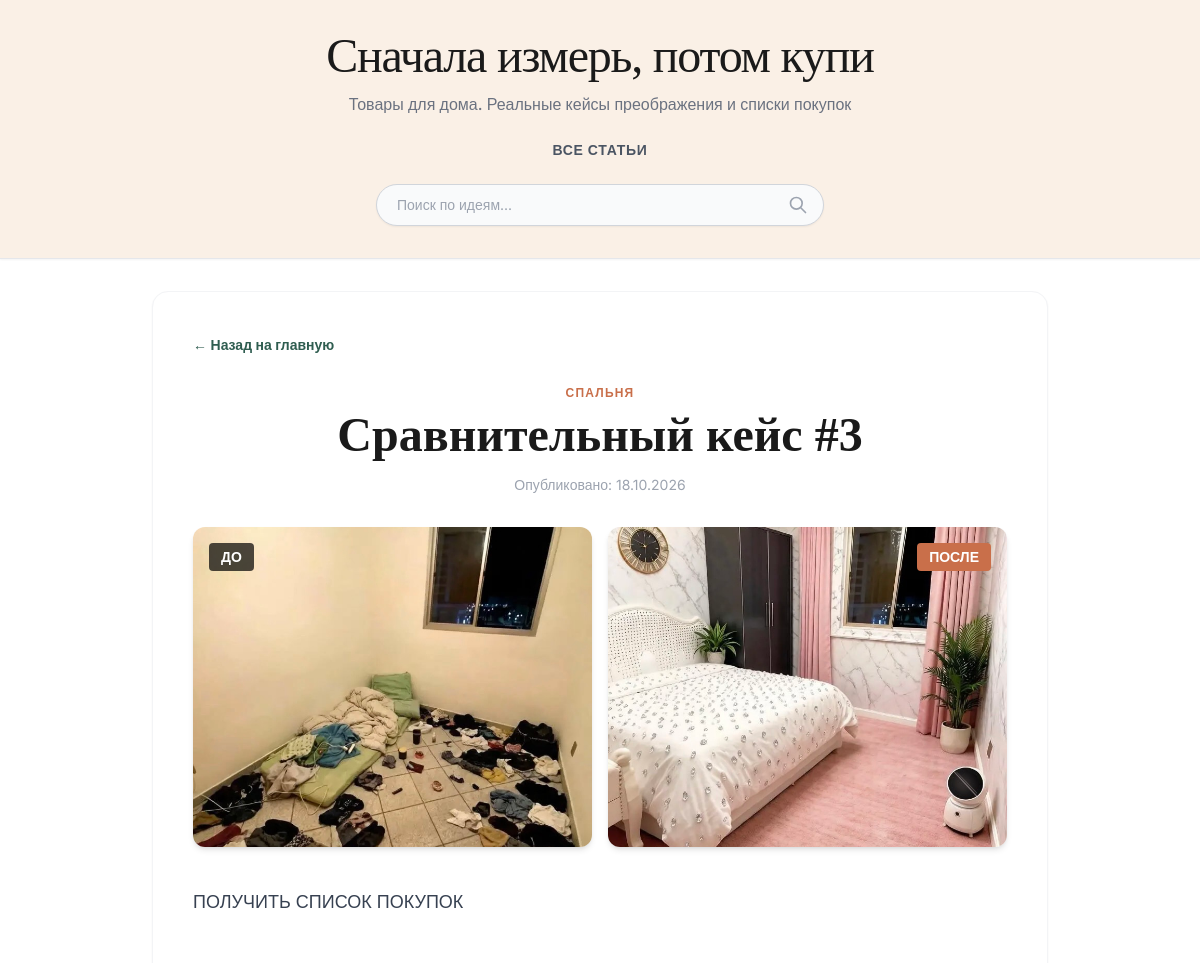
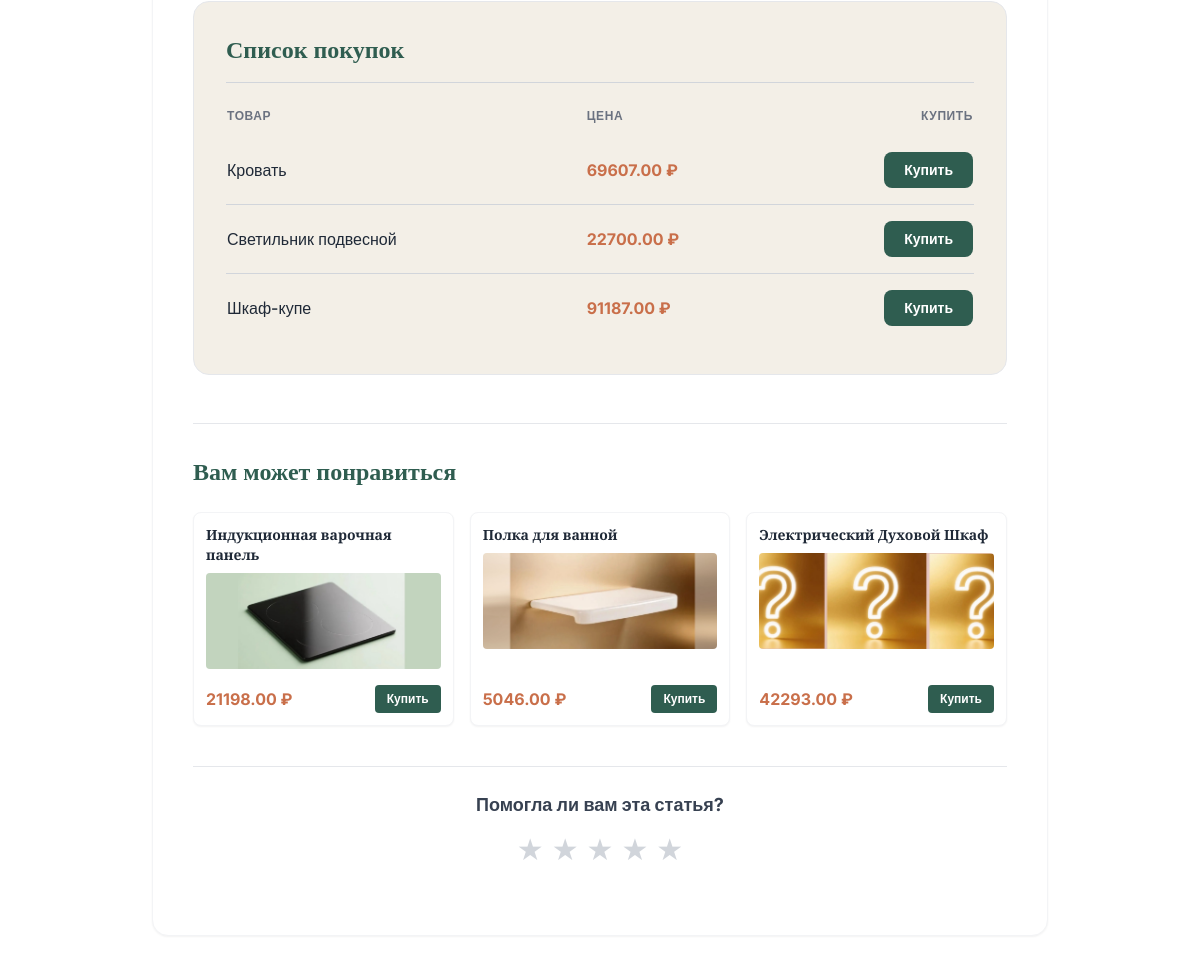
Screenshot of /article/2/ with the database file from the repository (2 pictures, top to bottom).
### articles/models.py (models this page shows, shortened)
class Article(models.Model):
    title = models.CharField(max_length=200)
    text = models.TextField()
    image_before = models.ImageField(upload_to='articles_images/', blank=True, null=True, verbose_name="Фото ДО")
    image_after = models.ImageField(upload_to='articles_images/', blank=True, null=True, verbose_name="Фото ПОСЛЕ")
    category = models.ForeignKey(Category, on_delete=models.SET_NULL, null=True, blank=True, verbose_name="Категория")
    created_at = models.DateTimeField(auto_now_add=True)
    likes = models.IntegerField(default=0, verbose_name="Лайки")
    rating = models.IntegerField(default=0, verbose_name="Рейтинг") # <-- НОВАЯ СТРОКА

class Category(models.Model):
    name = models.CharField(max_length=100, verbose_name="Название")
    slug = models.SlugField(unique=True, verbose_name="URL-имя")
    class Meta:
        verbose_name = "Категория"
        verbose_name_plural = "Категории"

class Product(models.Model):
    article = models.ForeignKey(Article, on_delete=models.CASCADE, related_name='products', null=True, blank=True) # добавил null=True, чтобы товар мог существовать без статьи (для главной страницы)
    name = models.CharField(max_length=200, verbose_name="Название товара")
    price = models.DecimalField(max_digits=10, decimal_places=2, verbose_name="Цена (руб)")
    link = models.URLField(max_length=500, verbose_name="Партнёрская ссылка")
    image = models.ImageField(upload_to='product_images/', blank=True, null=True, verbose_name="Фото товара") # <-- НОВАЯ СТРОКА

### articles/views.py (the view)
# urls.py: path('article/<int:pk>/', views.article_detail, name='article_detail'),
def article_detail(request, pk):
    article = get_object_or_404(Article, pk=pk)
    related_products = Product.objects.exclude(article=article).order_by('?')[:3]
    return render(request, 'article_detail.html', {
        'article': article,
        'related_products': related_products
    })

### articles/templates/article_detail.html (shortened to what this page needs)
{% extends 'base.html' %}
{% block content %}
<article class="max-w-4xl mx-auto bg-white rounded-2xl shadow-sm p-6 md:p-10 border border-gray-100">
    <a href="{% url 'home' %}" class="text-[#2F5D50] font-semibold hover:underline mb-6 inline-block text-sm">← Назад на главную</a>
    <div class="text-center mb-8">
        {% if article.category %}
            <span class="text-xs font-bold text-[#C96F4A] uppercase tracking-widest">{{ article.category.name }}</span>
        {% endif %}
        <h1 class="text-3xl md:text-5xl font-black mt-2 mb-4 font-serif">{{ article.title }}</h1>
        <p class="text-gray-400 text-sm">Опубликовано: {{ article.created_at|date:"d.m.Y" }}</p>
    </div>
    {% if article.image_before and article.image_after %}
    <div class="grid grid-cols-1 md:grid-cols-2 gap-4 mb-10 max-w-4xl mx-auto">
        <div class="relative rounded-xl overflow-hidden shadow-md h-64 md:h-80">
            <span class="absolute top-4 left-4 bg-black/70 text-white px-3 py-1 text-sm font-bold rounded z-10">ДО</span>
            <img src="{{ article.image_before.url }}" alt="До" class="w-full h-full object-cover">
        </div>
        <div class="relative rounded-xl overflow-hidden shadow-md h-64 md:h-80">
            <span class="absolute top-4 right-4 bg-[#C96F4A] text-white px-3 py-1 text-sm font-bold rounded z-10">ПОСЛЕ</span>
            <img src="{{ article.image_after.url }}" alt="После" class="w-full h-full object-cover">
        </div>
    </div>
    {% endif %}
    <div class="prose prose-lg max-w-none text-gray-700 leading-relaxed mb-12">
        {{ article.text|linebreaks }}
    </div>
    {% if article.products.all %}
    <div class="bg-[#F3EFE7] rounded-2xl p-6 md:p-8 border border-gray-200">
        <h2 class="text-2xl font-bold mb-6 border-b border-gray-300 pb-4 font-serif text-[#2F5D50]">Список покупок</h2>
        <div class="overflow-x-auto">
            <table class="w-full text-left border-collapse">
                <thead>
                    <tr class="text-xs text-gray-500 uppercase tracking-wider font-bold">
                        <th class="pb-3">Товар</th>
                        <th class="pb-3">Цена</th>
                        <th class="pb-3 text-right">Купить</th>
                    </tr>
                </thead>
                <tbody class="divide-y divide-gray-300">
                    {% for product in article.products.all %}
                    <tr class="hover:bg-white/50 transition">
                        <td class="py-4 font-medium text-gray-800">{{ product.name }}</td>
                        <td class="py-4 text-[#C96F4A] font-bold">{{ product.price }} ₽</td>
                        <td class="py-4 text-right">
                            <a href="{{ product.link }}" target="_blank" rel="nofollow" class="inline-block bg-[#2F5D50] text-white px-5 py-2 rounded-lg text-sm font-bold hover:bg-black transition">
                                Купить
                            </a>
                        </td>
                    </tr>
                    {% endfor %}
                </tbody>
            </table>
        </div>
    </div>
    {% endif %}
    {% if related_products %}
    <div class="mt-12 pt-8 border-t border-gray-200">
        <h3 class="text-2xl font-bold font-serif mb-6 text-[#2F5D50]">Вам может понравиться</h3>
        <div class="grid grid-cols-1 md:grid-cols-3 gap-4">
            {% for product in related_products %}
            <div class="bg-white rounded-lg shadow-sm border border-gray-100 p-3 flex flex-col justify-between hover:shadow-md transition">
                <div>
                    <h4 class="font-bold text-gray-800 text-sm mb-2">{{ product.name }}</h4>
                    <div class="h-24 bg-gray-50 rounded mb-3 overflow-hidden flex items-center justify-center">
                        {% if product.image %}
                            <img src="{{ product.image.url }}" alt="{{ product.name }}" class="w-full h-full object-cover">
                        {% else %}
                            <span class="text-gray-400 text-xs">Фото</span>
                        {% endif %}
                    </div>
                </div>
                <div class="flex items-center justify-between mt-1">
                    <span class="text-[#C96F4A] font-bold text-base">{{ product.price }} ₽</span>
                    <a href="{{ product.link }}" target="_blank" rel="nofollow" class="bg-[#2F5D50] text-white px-3 py-1.5 rounded text-xs font-bold hover:bg-black transition">
                        Купить
                    </a>
                </div>
            </div>
            {% endfor %}
        </div>
    </div>
    {% endif %}
    <div class="mt-10 pt-6 border-t border-gray-200 flex flex-col items-center">
        <p class="text-lg font-bold mb-3 text-gray-700">Помогла ли вам эта статья?</p>
        <div class="flex gap-2 text-3xl cursor-pointer" id="star-rating">
            <span class="star hover:text-yellow-400 transition" data-value="1">★</span>
            <span class="star hover:text-yellow-400 transition" data-value="2">★</span>
            <span class="star hover:text-yellow-400 transition" data-value="3">★</span>
            <span class="star hover:text-yellow-400 transition" data-value="4">★</span>
            <span class="star hover:text-yellow-400 transition" data-value="5">★</span>
        </div>
    </div>
</article>
{% endblock %}

### articles/templates/base.html (style rules this page uses)
h1, h2, h3, h4, .font-serif { font-family: 'Prata', serif; }

### rows the page displays
Article: category.name "СПАЛЬНЯ", title "Сравнительный кейс #3", created_at "18.10.2026", image_before (picture), image_after (picture), text "ПОЛУЧИТЬ СПИСОК ПОКУПОК"
Product: name "Кровать", price "69607.00"
Product: name "Светильник подвесной", price "22700.00"
Product: name "Шкаф-купе", price "91187.00"
Product: name "Индукционная варочная панель", image (picture), price "21198.00"
Product: name "Полка для ванной", image (picture), price "5046.00"
Product: name "Электрический Духовой Шкаф", image (picture), price "42293.00"
